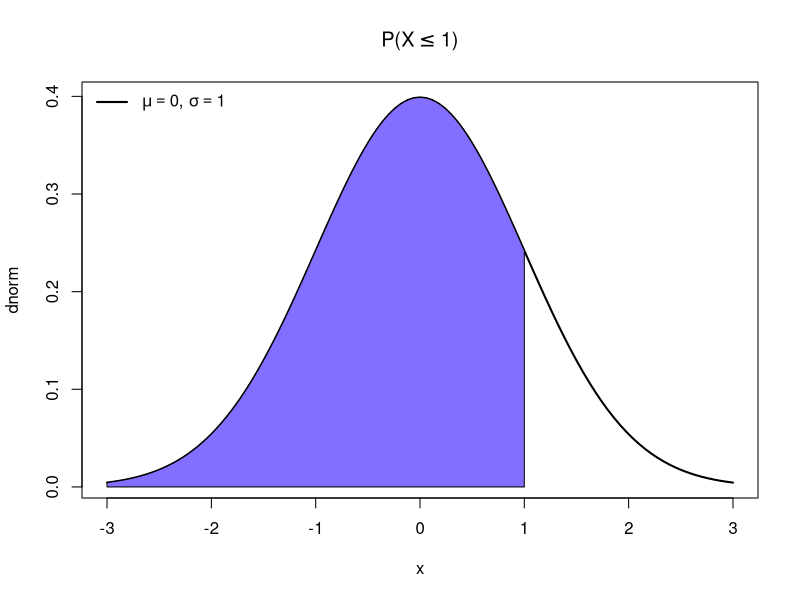
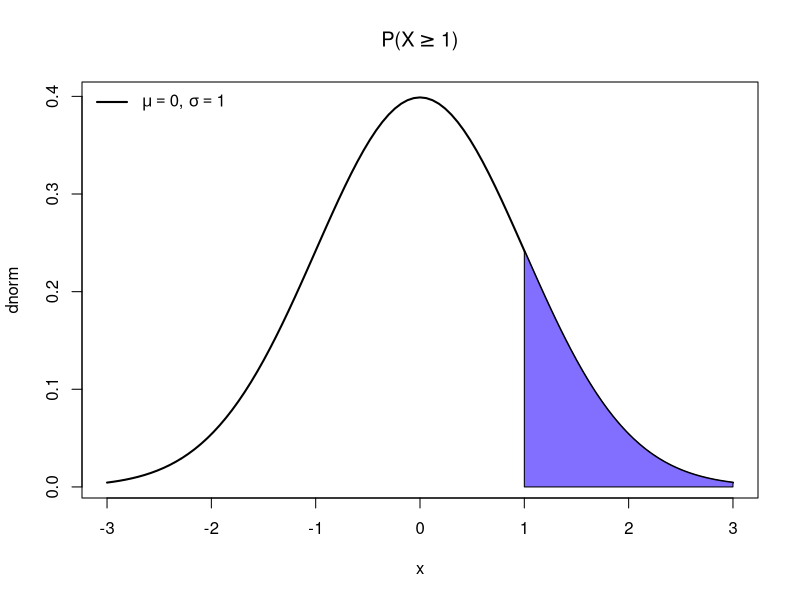
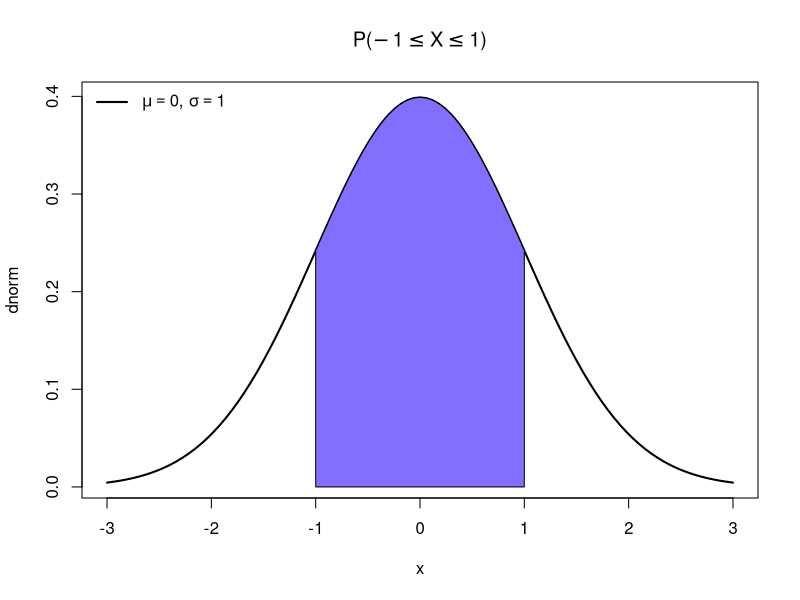
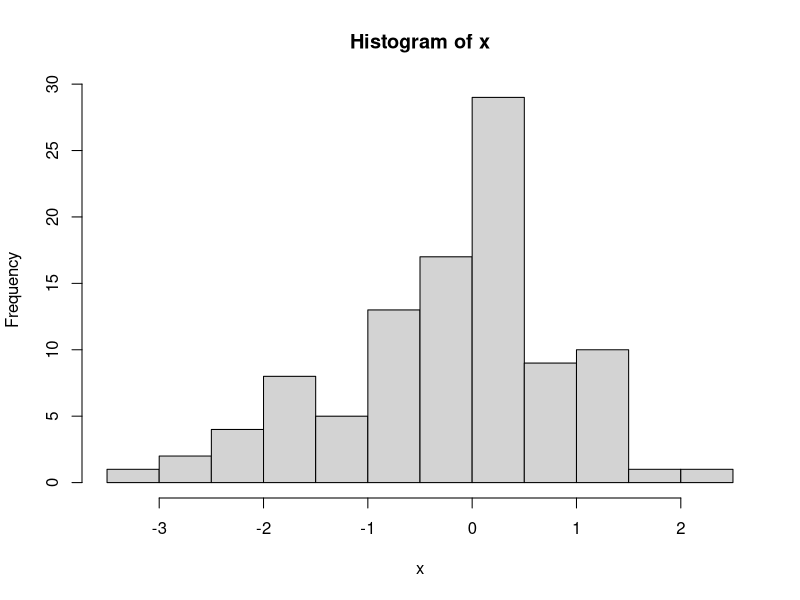
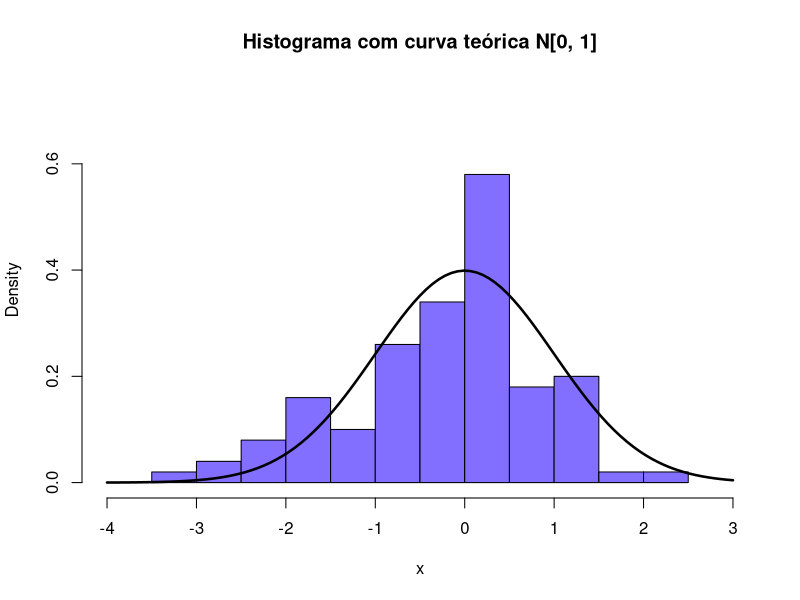
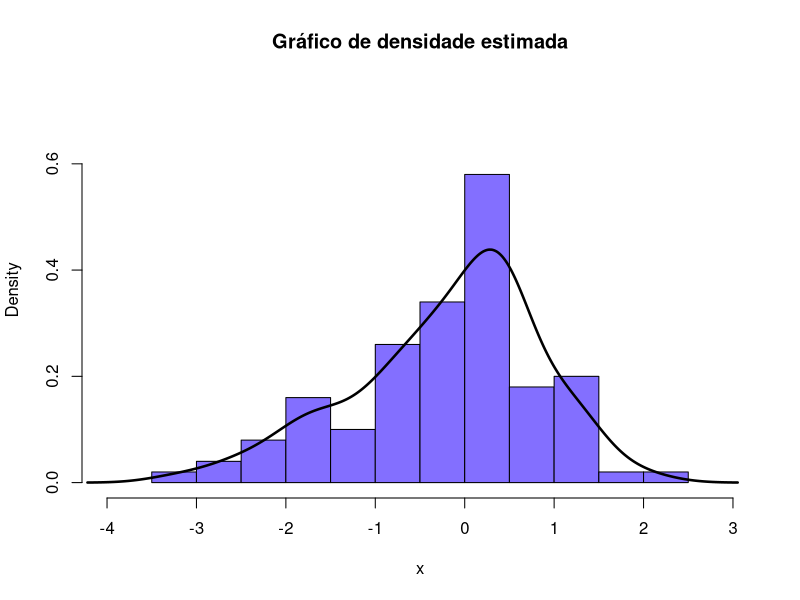
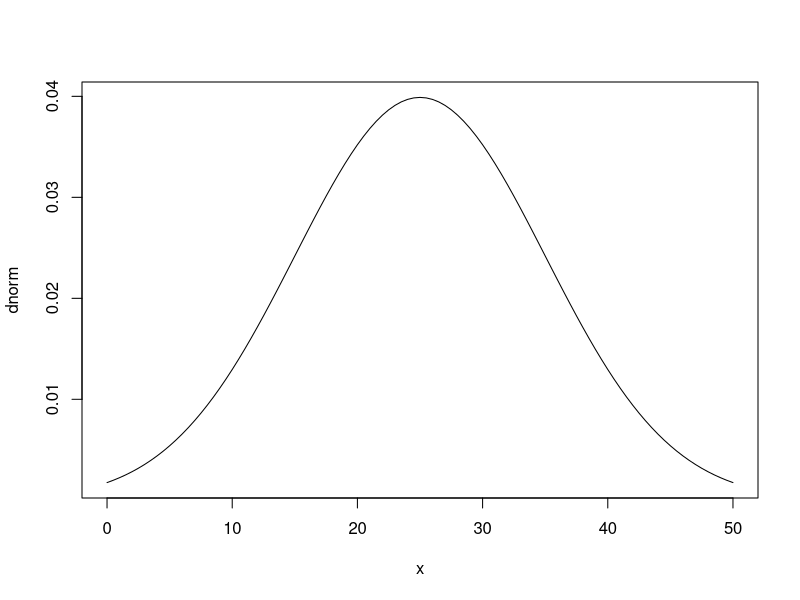

Write the R code that produced these figures, in order.
## ---- chunk 1
knitr::opts_chunk$set(echo = TRUE)
## ---- chunk 2
quantil = 1
## ---- chunk 3
cat('f(1, 0, 1) = ', dnorm(quantil))
## ---- chunk 4
plot(dnorm, -3, 3, lwd = 2, main = expression(paste('P(X', phantom()<= 1, ')')))
polygon(x = c(-3, seq(-3, quantil, by = 0.05), quantil), y = c(0, dnorm(seq(-3, quantil, by = 0.05)), 0), col = 'SlateBlue1')
legend("topleft", legend = c(expression(paste(italic(mu) == 0, ', ', italic(sigma) == 1))), 
      lty=1, col=c('black'), lwd=2, bty="n")
## ---- chunk 5
cat('P(X <= 1) = ', pnorm(quantil))
## ---- chunk 6
plot(dnorm, -3, 3, lwd = 2, main = expression(paste('P(X', phantom()>= 1, ')')))
polygon(x = c(quantil, seq(1, 3, by = 0.05), 3), y = c(0, dnorm(seq(quantil, 3, by = 0.05)), 0), col = 'SlateBlue1')
legend("topleft", legend = c(expression(paste(italic(mu) == 0, ', ', italic(sigma) == 1))), 
      lty=1, col=c('black'), lwd=2, bty="n")
## ---- chunk 7
cat('P(X >= 1) = ', pnorm(quantil, lower.tail = FALSE))
## ---- chunk 8
plot(dnorm, -3, 3, lwd = 2, main = expression(paste('P(', -1 <= X,
                       phantom()<= 1, ')')), ylab = 'dnorm')
polygon(x = c(-quantil, seq(-quantil, quantil, by = 0.05), quantil), y = c(0, dnorm(seq(-quantil, quantil, by = 0.05)), 0), col = 'SlateBlue1')
legend("topleft", legend = c(expression(paste(italic(mu) == 0, ', ', italic(sigma) == 1))), 
      lty=1, col=c('black'), lwd=2, bty="n")
## ---- chunk 9
cat('P(-1 <= X <= 1) = ', punif(1) - punif(-1))
## ---- chunk 10
cat('P(X <= x) = 0.95\n', 'x = ', qnorm(0.95))
## ---- chunk 11
x = rnorm(100)
## ---- chunk 12
y = hist(x)
lim.y = c(0, max(y$density) + max(y$density)/4)
lim.x = c(min(y$breaks) - 0.5, max(y$breaks) + 0.5)
## ---- chunk 13
hist(x, probability = TRUE, main = "Histograma com curva teórica N[0, 1]", col = "SlateBlue1", xlim = lim.x, ylim = lim.y) 
curve(dnorm(x), add=T, lwd = 2.5)

hist(x, freq = F, main = "Gráfico de densidade estimada", col = "SlateBlue1", xlim = lim.x, ylim = lim.y)
lines(density(x), lwd = 2.5)
## ---- chunk 14
plot(function(x) dnorm(x, 25, 10), 0, 50, ylab = 'dnorm')
